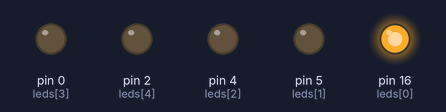
Bench run of a sketch on a simulated Arduino Uno, built with avr-gcc and run on an emulated ATmega328P. Shown: output pins drawn as LEDs (lit = HIGH).

Above: at 0.5 s.
At 2.5 s:
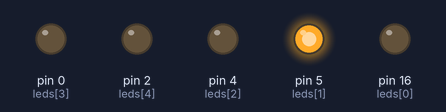
At 4.5 s:
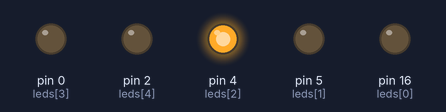
At 6.5 s:
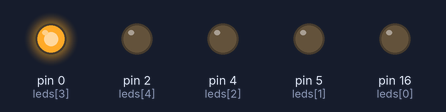
At 8.5 s:
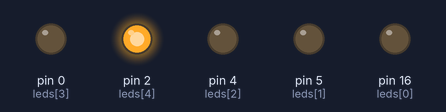
At 11.5 s:
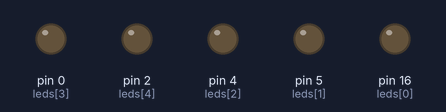
Timing chart, 0 to 13.0 s (numbered marks = the images above):
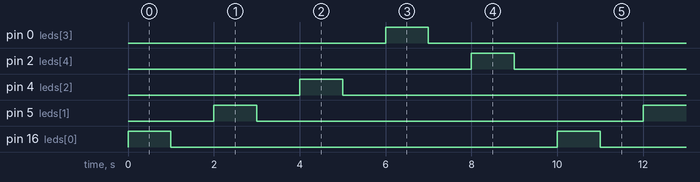

Measured:
- by itself, pin 0 (leds[3]), pin 2 (leds[4]), pin 4 (leds[2]), pin 5 (leds[1]), pin 16 (leds[0]): alternates HIGH for 1.0 s and LOW for 9.0 s
- by itself, everything shown: repeats every 10.0 s, in 10 steps

The sketch:

lkp1.ino
```cpp
// Deklarasi array yang berisi semua pin LED
int leds[] = {16, 5, 4, 0, 2}; // D0, D1, D2, D3, D4
int jumlahLED = 5; // Jumlah LED

void setup() {
  // Mengatur semua pin LED sebagai OUTPUT
  for (int i = 0; i < jumlahLED; i++) {
    pinMode(leds[i], OUTPUT);
  }
}

void loop() {
  // Menyalakan dan mematikan LED satu per satu
  for (int i = 0; i < jumlahLED; i++) {
    digitalWrite(leds[i], HIGH); // Nyalakan LED ke-i
    delay(1000);                 // Tunggu 1 detik
    digitalWrite(leds[i], LOW);  // Matikan LED ke-i
    delay(1000);                 // Tunggu 1 detik
  }
}
```
